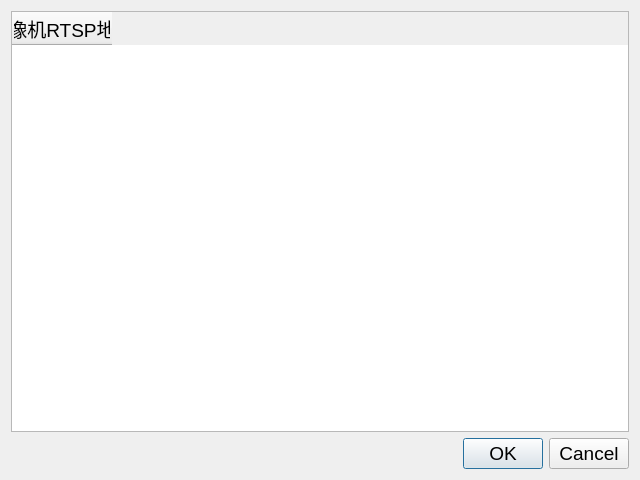
<?xml version="1.0" encoding="UTF-8"?>
<ui version="4.0">
 <class>ChnCfgDialog</class>
 <widget class="QDialog" name="ChnCfgDialog">
  <property name="geometry">
   <rect>
    <x>0</x>
    <y>0</y>
    <width>640</width>
    <height>480</height>
   </rect>
  </property>
  <property name="font">
   <font>
    <pointsize>14</pointsize>
   </font>
  </property>
  <property name="windowTitle">
   <string>视频通道配置</string>
  </property>
  <layout class="QGridLayout" name="gridLayout">
   <item row="0" column="0">
    <widget class="QTableWidget" name="tableWidget">
     <column>
      <property name="text">
       <string>摄像机RTSP地址</string>
      </property>
     </column>
    </widget>
   </item>
   <item row="1" column="0">
    <widget class="QDialogButtonBox" name="buttonBox">
     <property name="orientation">
      <enum>Qt::Horizontal</enum>
     </property>
     <property name="standardButtons">
      <set>QDialogButtonBox::Cancel|QDialogButtonBox::Ok</set>
     </property>
    </widget>
   </item>
  </layout>
 </widget>
 <resources/>
 <connections>
  <connection>
   <sender>buttonBox</sender>
   <signal>accepted()</signal>
   <receiver>ChnCfgDialog</receiver>
   <slot>accept()</slot>
   <hints>
    <hint type="sourcelabel">
     <x>248</x>
     <y>254</y>
    </hint>
    <hint type="destinationlabel">
     <x>157</x>
     <y>274</y>
    </hint>
   </hints>
  </connection>
  <connection>
   <sender>buttonBox</sender>
   <signal>rejected()</signal>
   <receiver>ChnCfgDialog</receiver>
   <slot>reject()</slot>
   <hints>
    <hint type="sourcelabel">
     <x>316</x>
     <y>260</y>
    </hint>
    <hint type="destinationlabel">
     <x>286</x>
     <y>274</y>
    </hint>
   </hints>
  </connection>
 </connections>
</ui>
